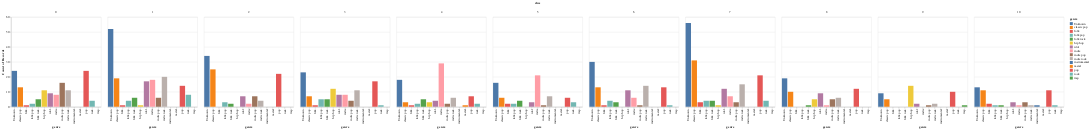

Notebook cell for this chart:
### Code cell
df_full["genre"] = df_full["genre"].replace({"classic thai pop" : "thai classic pop" , "Unknown" : "thai Unknown"} )
df_full["genre"] = df_full["genre"].str[5:]
df_chart = df_full[["genre","clus"]]

alt.Chart(df_chart).mark_bar().encode(
    x='genre:N',
    y='count(genre):Q',
    color='genre:N',
    column='clus:N'
)

### Figure 1 — Vega-Lite specification as saved in the notebook (floating-point values rounded to 4 significant figures; data arrays with more than 128 entries replaced by an {"elided": "..."} marker saying what was removed)
{"config": {"view": {"continuousWidth": 400, "continuousHeight": 300}}, "data": {"name": "data-2658e65bf8d1dbe532892b1c62d8aa08"}, "mark": "bar", "encoding": {"color": {"type": "nominal", "field": "genre"}, "column": {"type": "nominal", "field": "clus"}, "x": {"type": "nominal", "field": "genre"}, "y": {"type": "quantitative", "aggregate": "count", "field": "genre"}}, "$schema": "https://vega.github.io/schema/vega-lite/v4.0.2.json", "datasets": {"data-2658e65bf8d1dbe532892b1c62d8aa08": {"elided": "1075 records"}}}
